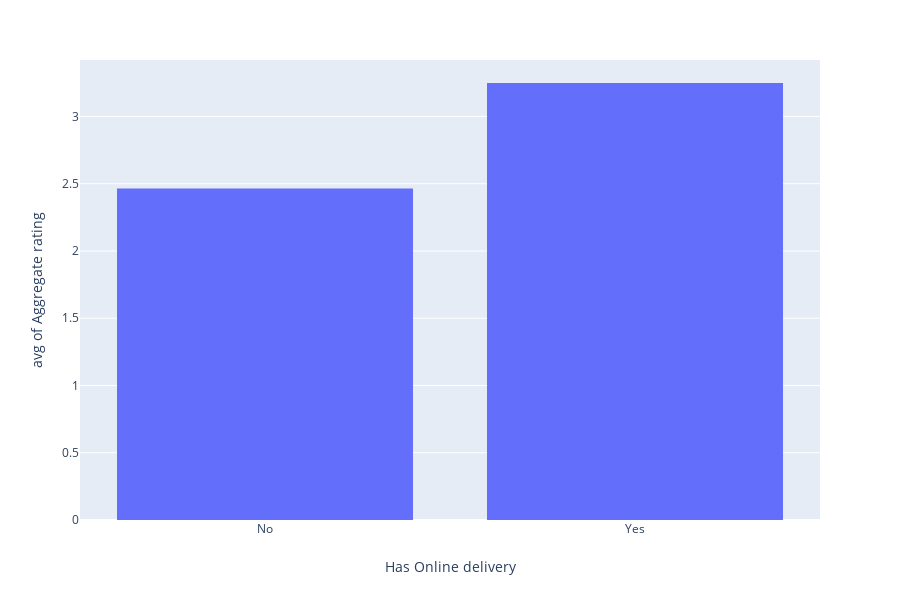

Notebook code cell kept with this figure:
### Markdown cell above
**Observation**: Good and Very Good food have very high cost as compared to excellent and other types of food.

### Code cell
# Relationship between Online Delivery and Aggregate rating

px.histogram(zomato_data, x="Has Online delivery", y="Aggregate rating", histfunc="avg")

### Figure 1 — Plotly figure (JSON) as saved in the notebook; plotly's stock layout.template omitted (floating-point values rounded to 4 significant figures; data arrays with more than 128 entries replaced by an {"elided": "..."} marker saying what was removed)
{"data": [{"alignmentgroup": "True", "histfunc": "avg", "hoverlabel": {"namelength": 0}, "hovertemplate": "Has Online delivery=%{x}<br>avg of Aggregate rating=%{y}", "legendgroup": "", "marker": {"color": "#636efa"}, "name": "", "offsetgroup": "", "orientation": "v", "showlegend": false, "type": "histogram", "uid": "3e33cdd5-1e3c-4b7e-8647-e2370ce4a5d4", "x": {"elided": "9551 str values"}, "xaxis": "x", "y": {"elided": "9551 float values"}, "yaxis": "y"}], "layout": {"barmode": "relative", "grid": {"xaxes": ["x"], "xgap": 0.1, "xside": "bottom", "yaxes": ["y"], "ygap": 0.1, "yside": "left"}, "height": 600, "legend": {"tracegroupgap": 0}, "margin": {"t": 60}, "xaxis": {"title": {"text": "Has Online delivery"}}, "yaxis": {"title": {"text": "avg of Aggregate rating"}}}}
